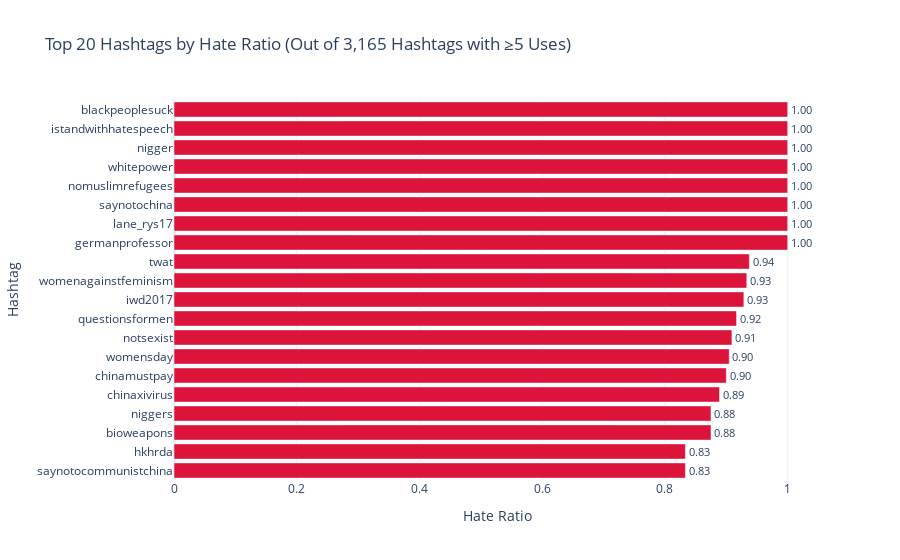

Notebook code for this chart:
### Markdown cell above
## Hashtags

### Code cell
# 1. Filter tweets with hashtags
hashtag_df = merged_df[merged_df["text"].str.contains(r"#\w+", regex=True)].copy()

# 2. Extract & normalize hashtags
def extract_hashtags(text):
    return [tag.lower() for tag in re.findall(r"#(\w+)", text)]

hashtag_df["hashtags"] = hashtag_df["text"].apply(extract_hashtags)

# 3. Explode into rows
exploded = hashtag_df.explode("hashtags")
exploded = exploded[exploded["hashtags"].notna() & (exploded["hashtags"] != "")]

# 4. Count hashtag usage by label
hashtag_counts = exploded.groupby(["labels", "hashtags"]).size().reset_index(name="count")

# 5. Pivot for hate/safe comparison
pivot = hashtag_counts.pivot(index="hashtags", columns="labels", values="count").fillna(0)
pivot.columns = ["safe_count", "hate_count"]
pivot["total"] = pivot["safe_count"] + pivot["hate_count"]
pivot["hate_ratio"] = pivot["hate_count"] / pivot["total"]

# 6. Filter to hashtags used ≥ 5 times
pivot = pivot[pivot["total"] >= 5]

# 7. Top hashtags by hate ratio
top_hate_tags = pivot.sort_values("hate_ratio", ascending=False).head(20).reset_index()

# 🔥 Calculate total number of hashtags after filtering
total_valid_hashtags = pivot.shape[0]

# 🔥 Plot: Top hate-signaling hashtags
fig = px.bar(
    top_hate_tags,
    x="hate_ratio",
    y="hashtags",
    orientation="h",
    title=f"Top 20 Hashtags by Hate Ratio (Out of {total_valid_hashtags:,} Hashtags with ≥5 Uses)",
    labels={"hate_ratio": "Hate Ratio", "hashtags": "Hashtag"},
    text="hate_ratio"
)
fig.update_traces(texttemplate='%{text:.2f}', textposition="outside", marker_color="crimson")
fig.update_layout(template="plotly_white", yaxis=dict(categoryorder="total ascending"))
fig.show()

### Figure 1 — Plotly figure (JSON) as saved in the notebook; plotly's stock layout.template omitted (floating-point values rounded to 4 significant figures)
{"data": [{"alignmentgroup": "True", "hovertemplate": "Hate Ratio=%{text}<br>Hashtag=%{y}<extra></extra>", "legendgroup": "", "marker": {"color": "crimson", "pattern": {"shape": ""}}, "name": "", "offsetgroup": "", "orientation": "h", "showlegend": false, "text": [1, 1, 1, 1, 1, 1, 1, 1, 0.9375, 0.9333, 0.9286, 0.9167, 0.9091, 0.9048, 0.9, 0.8889, 0.875, 0.875, 0.8333, 0.8333], "textposition": "outside", "texttemplate": "%{text:.2f}", "type": "bar", "x": [1, 1, 1, 1, 1, 1, 1, 1, 0.9375, 0.9333, 0.9286, 0.9167, 0.9091, 0.9048, 0.9, 0.8889, 0.875, 0.875, 0.8333, 0.8333], "xaxis": "x", "y": ["germanprofessor", "lane_rys17", "saynotochina", "nomuslimrefugees", "whitepower", "nigger", "istandwithhatespeech", "blackpeoplesuck", "twat", "womenagainstfeminism", "iwd2017", "questionsformen", "notsexist", "womensday", "chinamustpay", "chinaxivirus", "bioweapons", "niggers", "saynotocommunistchina", "hkhrda"], "yaxis": "y"}], "layout": {"barmode": "relative", "legend": {"tracegroupgap": 0}, "title": {"text": "Top 20 Hashtags by Hate Ratio (Out of 3,165 Hashtags with ≥5 Uses)"}, "xaxis": {"anchor": "y", "domain": [0, 1], "title": {"text": "Hate Ratio"}}, "yaxis": {"anchor": "x", "categoryorder": "total ascending", "domain": [0, 1], "title": {"text": "Hashtag"}}}}
